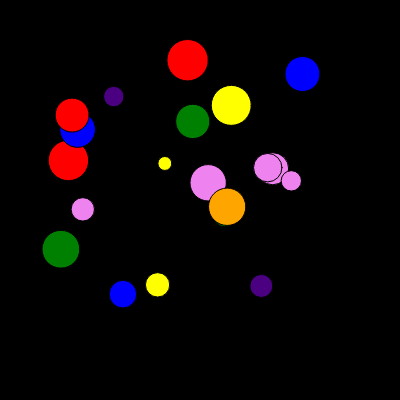
Frame 1 (no input)
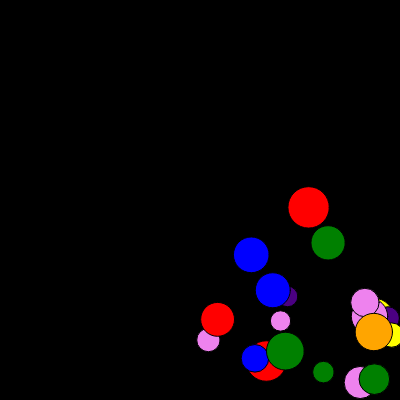
Frame 60 (no input)
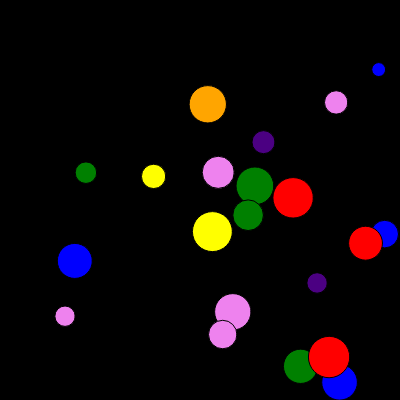
Frame 120 (the mouse pressed at the canvas centre since frame 60)

The p5.js sketch that drew these frames (run headless with seeded random() and noise() and a simulated clock; from frame 60 on, the mouse is pressed at the canvas centre):

// p5.js sketch
// ── sketch.js
let bballs = [];
let num = 20;
let colors = ["red", "orange", "yellow", "green", "blue", "indigo", "violet"];

function setup() {
  createCanvas(400, 400);

  for (let i = 0; i <= num; i++) {
    bballs.push(
      new Ball(
        random(50, 300),
        random(50, 300),
        random(10, 50),
        random(2, 4),
        random(2, 4),
        random(colors)
      )
    );
  }
}

function draw() {
  background(0);
  for (let i = 0; i < bballs.length; i++) {
    bballs[i].draw();
  }
}

class Ball {
  constructor(xpos, ypos, w, dx, dy, ccolor) {
    this.xpos = xpos;
    this.ypos = ypos;
    this.w = w;
    this.dx = dx;
    this.dy = dy;
    this.color = ccolor;
  }

  draw() {
    this.move(this.dx, this.dy);
    fill(this.color);
    circle(this.xpos, this.ypos, this.w);
  }

  move() {
    if (this.xpos + this.w / 2 >= 400 || this.xpos - this.w / 2 <= 0) {
      this.dx = -this.dx;
    }
    if (this.ypos + this.w / 2 >= 400 || this.ypos - this.w / 2 <= 0) {
      this.dy = -this.dy;
    }

    this.xpos += this.dx;
    this.ypos += this.dy;
  }
}

function mousePressed() {
  let clickBall = new Ball(
    mouseX,
    mouseY,
    random(10, 50),
    random(-5, 5),
    random(-5, 5),
    "blue"
  );
  bballs.push(clickBall);
}
